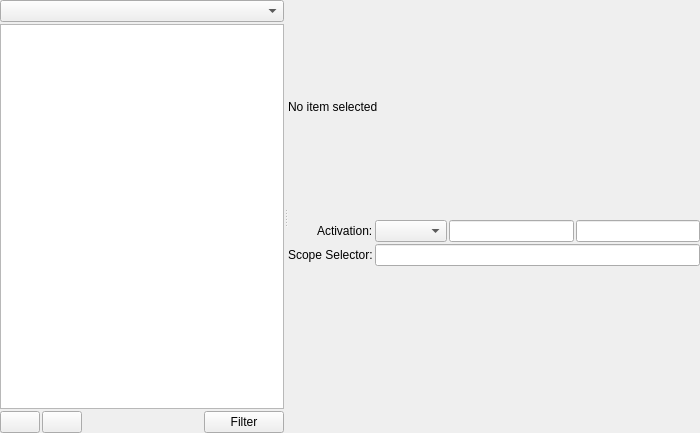
<?xml version="1.0" encoding="UTF-8"?>
<ui version="4.0">
 <class>BundleEditor</class>
 <widget class="QWidget" name="BundleEditor">
  <property name="geometry">
   <rect>
    <x>0</x>
    <y>0</y>
    <width>700</width>
    <height>433</height>
   </rect>
  </property>
  <property name="minimumSize">
   <size>
    <width>700</width>
    <height>433</height>
   </size>
  </property>
  <property name="windowTitle">
   <string>Bundle Editor</string>
  </property>
  <property name="windowIcon">
   <iconset resource="../../resources.qrc">
    <normaloff>:/images/prymatex/logo.png</normaloff>:/images/prymatex/logo.png</iconset>
  </property>
  <layout class="QVBoxLayout" name="verticalLayout">
   <property name="spacing">
    <number>2</number>
   </property>
   <property name="margin">
    <number>0</number>
   </property>
   <item>
    <widget class="QSplitter" name="splitter">
     <property name="orientation">
      <enum>Qt::Horizontal</enum>
     </property>
     <widget class="QWidget" name="verticalLayoutWidget">
      <layout class="QVBoxLayout" name="treeLayout">
       <property name="spacing">
        <number>2</number>
       </property>
       <item>
        <widget class="QComboBox" name="comboBoxItemFilter"/>
       </item>
       <item>
        <widget class="QTreeView" name="treeView"/>
       </item>
       <item>
        <layout class="QHBoxLayout" name="toolbarLayout">
         <property name="spacing">
          <number>2</number>
         </property>
         <item>
          <widget class="QPushButton" name="pushButtonAdd">
           <property name="icon">
            <iconset theme="list-add"/>
           </property>
          </widget>
         </item>
         <item>
          <widget class="QPushButton" name="pushButtonRemove">
           <property name="icon">
            <iconset theme="list-remove"/>
           </property>
          </widget>
         </item>
         <item>
          <spacer name="horizontalSpacer">
           <property name="orientation">
            <enum>Qt::Horizontal</enum>
           </property>
           <property name="sizeHint" stdset="0">
            <size>
             <width>98</width>
             <height>20</height>
            </size>
           </property>
          </spacer>
         </item>
         <item>
          <widget class="QPushButton" name="pushButtonFilter">
           <property name="text">
            <string>Filter</string>
           </property>
           <property name="icon">
            <iconset theme="view-filter"/>
           </property>
          </widget>
         </item>
        </layout>
       </item>
      </layout>
     </widget>
     <widget class="QWidget" name="verticalLayoutWidget_2">
      <layout class="QVBoxLayout" name="editorsLayout">
       <item>
        <widget class="QLabel" name="labelTitle">
         <property name="text">
          <string>No item selected</string>
         </property>
        </widget>
       </item>
       <item>
        <layout class="QFormLayout" name="basicFormLayout">
         <property name="fieldGrowthPolicy">
          <enum>QFormLayout::AllNonFixedFieldsGrow</enum>
         </property>
         <property name="labelAlignment">
          <set>Qt::AlignRight|Qt::AlignTrailing|Qt::AlignVCenter</set>
         </property>
         <property name="horizontalSpacing">
          <number>2</number>
         </property>
         <property name="verticalSpacing">
          <number>2</number>
         </property>
         <item row="0" column="0">
          <widget class="QLabel" name="labelActivation">
           <property name="text">
            <string>Activation:</string>
           </property>
          </widget>
         </item>
         <item row="0" column="1">
          <layout class="QHBoxLayout" name="activationLayout">
           <property name="spacing">
            <number>2</number>
           </property>
           <item>
            <widget class="QComboBox" name="comboBoxActivation"/>
           </item>
           <item>
            <widget class="QLineEdit" name="lineTabTriggerActivation"/>
           </item>
           <item>
            <widget class="QLineEdit" name="lineKeyEquivalentActivation"/>
           </item>
          </layout>
         </item>
         <item row="1" column="0">
          <widget class="QLabel" name="labelScopeSelector">
           <property name="text">
            <string>Scope Selector:</string>
           </property>
          </widget>
         </item>
         <item row="1" column="1">
          <widget class="QLineEdit" name="lineEditScope"/>
         </item>
        </layout>
       </item>
      </layout>
     </widget>
    </widget>
   </item>
  </layout>
 </widget>
 <resources>
  <include location="../../resources.qrc"/>
 </resources>
 <connections/>
</ui>
